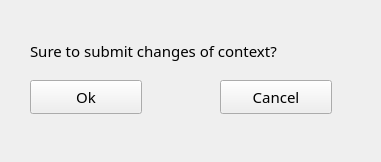
<?xml version="1.0" encoding="UTF-8"?>
<ui version="4.0">
 <class>Submit_dialog</class>
 <widget class="QWidget" name="Submit_dialog">
  <property name="geometry">
   <rect>
    <x>0</x>
    <y>0</y>
    <width>381</width>
    <height>162</height>
   </rect>
  </property>
  <property name="windowTitle">
   <string>Submit_dialog</string>
  </property>
  <widget class="QLabel" name="label">
   <property name="geometry">
    <rect>
     <x>30</x>
     <y>30</y>
     <width>321</width>
     <height>41</height>
    </rect>
   </property>
   <property name="font">
    <font>
     <family>微软雅黑</family>
     <pointsize>11</pointsize>
    </font>
   </property>
   <property name="text">
    <string>Sure to submit changes of context?</string>
   </property>
  </widget>
  <widget class="QPushButton" name="ok_btn">
   <property name="geometry">
    <rect>
     <x>30</x>
     <y>80</y>
     <width>112</width>
     <height>34</height>
    </rect>
   </property>
   <property name="font">
    <font>
     <family>微软雅黑</family>
     <pointsize>11</pointsize>
    </font>
   </property>
   <property name="text">
    <string>Ok</string>
   </property>
  </widget>
  <widget class="QPushButton" name="cancel_btn">
   <property name="geometry">
    <rect>
     <x>220</x>
     <y>80</y>
     <width>112</width>
     <height>34</height>
    </rect>
   </property>
   <property name="font">
    <font>
     <family>微软雅黑</family>
     <pointsize>11</pointsize>
    </font>
   </property>
   <property name="text">
    <string>Cancel</string>
   </property>
  </widget>
 </widget>
 <layoutdefault spacing="6" margin="11"/>
 <resources/>
 <connections/>
</ui>
